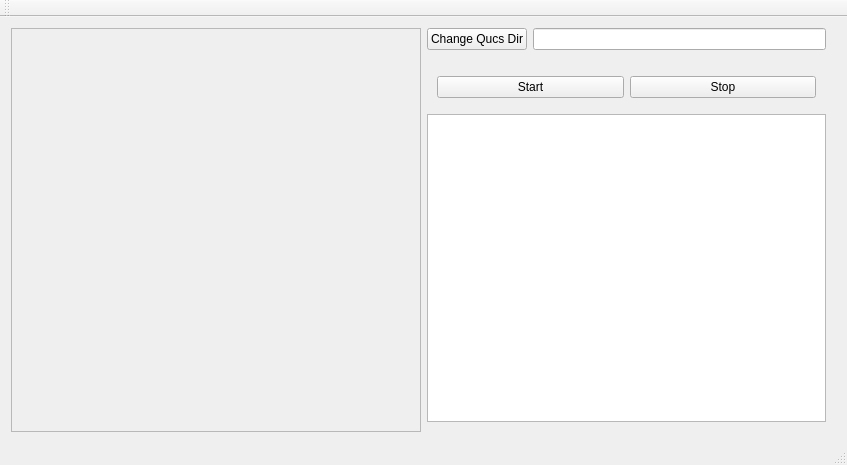
<?xml version="1.0" encoding="UTF-8"?>
<ui version="4.0">
 <class>MainWindow</class>
 <widget class="QMainWindow" name="MainWindow">
  <property name="geometry">
   <rect>
    <x>0</x>
    <y>0</y>
    <width>847</width>
    <height>465</height>
   </rect>
  </property>
  <property name="windowTitle">
   <string>MainWindow</string>
  </property>
  <widget class="QWidget" name="centralWidget">
   <layout class="QHBoxLayout" name="horizontalLayout">
    <item>
     <layout class="QGridLayout" name="mainGrid">
      <item row="0" column="0">
       <widget class="QScrollArea" name="scrollArea">
        <property name="widgetResizable">
         <bool>true</bool>
        </property>
        <widget class="QWidget" name="scrollAreaWidgetContents">
         <property name="geometry">
          <rect>
           <x>0</x>
           <y>0</y>
           <width>410</width>
           <height>380</height>
          </rect>
         </property>
         <layout class="QVBoxLayout" name="verticalLayout_3">
          <item>
           <widget class="Displayer" name="widget" native="true"/>
          </item>
         </layout>
        </widget>
       </widget>
      </item>
      <item row="0" column="2">
       <layout class="QGridLayout" name="nextToGraphGrid">
        <property name="rightMargin">
         <number>10</number>
        </property>
        <property name="bottomMargin">
         <number>10</number>
        </property>
        <item row="3" column="1">
         <layout class="QHBoxLayout" name="horizontalLayout_3">
          <property name="spacing">
           <number>6</number>
          </property>
          <property name="leftMargin">
           <number>10</number>
          </property>
          <property name="topMargin">
           <number>10</number>
          </property>
          <property name="rightMargin">
           <number>10</number>
          </property>
          <property name="bottomMargin">
           <number>10</number>
          </property>
          <item>
           <widget class="QPushButton" name="btn_Start">
            <property name="text">
             <string>Start</string>
            </property>
           </widget>
          </item>
          <item>
           <widget class="QPushButton" name="btn_Stop">
            <property name="text">
             <string>Stop</string>
            </property>
           </widget>
          </item>
         </layout>
        </item>
        <item row="2" column="1">
         <layout class="QHBoxLayout" name="horizontalLayout_2">
          <property name="bottomMargin">
           <number>10</number>
          </property>
          <item>
           <widget class="QPushButton" name="changeQucsDirButton">
            <property name="text">
             <string>Change Qucs Dir</string>
            </property>
           </widget>
          </item>
          <item>
           <widget class="QLineEdit" name="le_pathDisplay"/>
          </item>
         </layout>
        </item>
        <item row="4" column="1">
         <widget class="QTextBrowser" name="txtb_log"/>
        </item>
       </layout>
      </item>
     </layout>
    </item>
   </layout>
  </widget>
  <widget class="QMenuBar" name="menuBar">
   <property name="geometry">
    <rect>
     <x>0</x>
     <y>0</y>
     <width>847</width>
     <height>30</height>
    </rect>
   </property>
  </widget>
  <widget class="QToolBar" name="mainToolBar">
   <attribute name="toolBarArea">
    <enum>TopToolBarArea</enum>
   </attribute>
   <attribute name="toolBarBreak">
    <bool>false</bool>
   </attribute>
  </widget>
  <widget class="QStatusBar" name="statusBar"/>
 </widget>
 <layoutdefault spacing="6" margin="11"/>
 <customwidgets>
  <customwidget>
   <class>Displayer</class>
   <extends>QWidget</extends>
   <header>displayer.h</header>
   <container>1</container>
  </customwidget>
 </customwidgets>
 <resources/>
 <connections/>
</ui>
